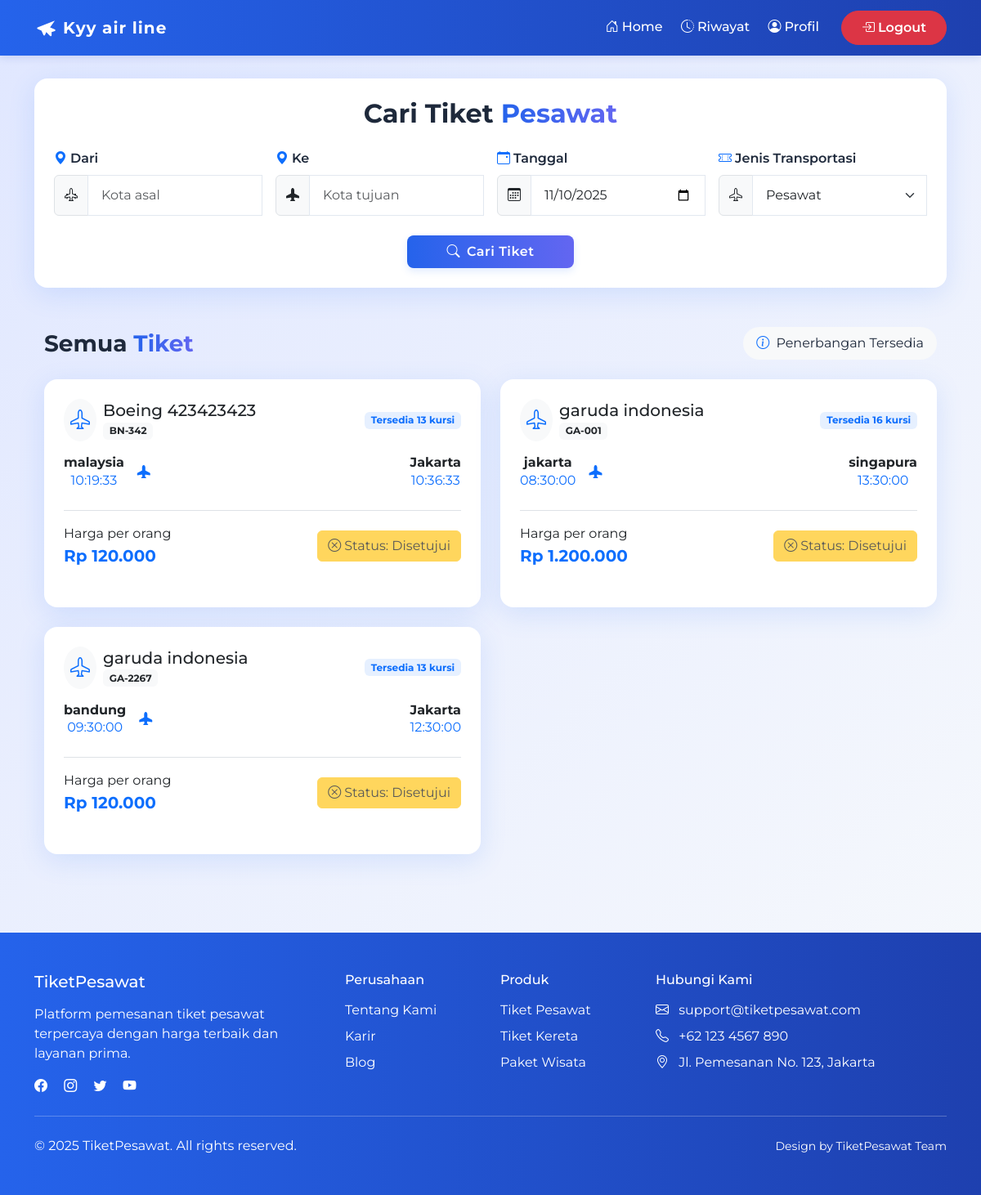
The page /pencarian.php (signed in) on the database its author committed.
### tables this page shows
CREATE TABLE `pesawat` (
  `id` int NOT NULL,
  `nama` varchar(50) NOT NULL,
  `no_penerbangan` varchar(50) NOT NULL,
  `asal` varchar(50) NOT NULL,
  `tujuan` varchar(50) NOT NULL,
  `waktu_berangkat` time DEFAULT NULL,
  `harga` decimal(12,2) NOT NULL,
  `created_at` timestamp NOT NULL DEFAULT CURRENT_TIMESTAMP,
  `updated_at` timestamp NOT NULL DEFAULT CURRENT_TIMESTAMP,
  `waktu_tiba` time DEFAULT NULL,
  `kursi_tersedia` int NOT NULL
);

CREATE TABLE `bookings` (
  `id` int NOT NULL,
  `id_pesawat` int NOT NULL,
  `id_user` int NOT NULL,
  `kode` varchar(50) NOT NULL,
  `status` enum('disetujui','menunggu') NOT NULL,
  `kelas` enum('ekonomi','bisnis','first class') NOT NULL,
  `jumlah` int NOT NULL DEFAULT '1',
  `total_harga` int NOT NULL DEFAULT '0',
  `created_at` timestamp NOT NULL DEFAULT CURRENT_TIMESTAMP
);

### pencarian.php (the view, shortened to what this page needs)
<?php
include "./koneksi.php";
$is_logged_in = isset($_SESSION['user_id']);
$user_id = $is_logged_in ? $_SESSION['user_id'] : null;
$user_bookings = [];
if ($is_logged_in) {
	$stmt_bookings = $mysql->prepare("SELECT id_pesawat, status FROM bookings WHERE id_user = ?");
	if ($stmt_bookings === false) {
		error_log("Prepare failed (bookings): " . $mysql->error);
	} else {
		$stmt_bookings->bind_param("i", $user_id);
		$stmt_bookings->execute();
		$bookings_result = $stmt_bookings->get_result();
		while ($row = $bookings_result->fetch_assoc()) {
			$user_bookings[$row['id_pesawat']] = $row;
		}
	}
}
$query = "SELECT * FROM pesawat";
$result_semua_tiket = $mysql->query($query)->fetch_all(MYSQLI_ASSOC);
$result_pencarian = null;
?>
<!DOCTYPE html>
<html lang="id">
<head>
	<link href="https://cdn.jsdelivr.net/npm/bootstrap@5.3.3/dist/css/bootstrap.min.css" rel="stylesheet">
	<link rel="stylesheet" href="https://cdn.jsdelivr.net/npm/bootstrap-icons@1.11.1/font/bootstrap-icons.css">
	<link rel="stylesheet" href="./assets/css/style.css">
	<link rel="stylesheet" href="https://cdnjs.cloudflare.com/ajax/libs/animate.css/4.1.1/animate.min.css" />
</head>
<body>
	<?php
	include "navbar.php";
	?>
	<section class="container py-5 mt-5">
		<div class="search-form p-4 mb-5 animate__animated animate__fadeIn">
			<h2 class="mb-4 text-center fw-bold">Cari Tiket <span class="text-primary-gradient">Pesawat</span></h2>
			<form method="GET" class="needs-validation" novalidate>
				<div class="row g-3">
					<div class="col-md-3">
						<label for="dari" class="form-label"><i class="bi bi-geo-alt-fill me-1 text-primary"></i>Dari</label>
						<div class="input-group">
							<span class="input-group-text bg-light"><i class="bi bi-airplane-engines"></i></span>
							<input type="text" class="form-control" id="dari" name="dari" placeholder="Kota asal" value="<?php echo isset($_GET['dari']) ? htmlspecialchars($_GET['dari']) : ''; ?>" required>
						</div>
					</div>
					<div class="col-md-3">
						<label for="ke" class="form-label"><i class="bi bi-geo-alt-fill me-1 text-primary"></i>Ke</label>
						<div class="input-group">
							<span class="input-group-text bg-light"><i class="bi bi-airplane-fill"></i></span>
							<input type="text" class="form-control" id="ke" name="ke" placeholder="Kota tujuan" value="<?php echo isset($_GET['ke']) ? htmlspecialchars($_GET['ke']) : ''; ?>" required>
						</div>
					</div>
					<div class="col-md-3">
						<label for="tanggal" class="form-label"><i class="bi bi-calendar-event me-1 text-primary"></i>Tanggal</label>
						<div class="input-group">
							<span class="input-group-text bg-light"><i class="bi bi-calendar3"></i></span>
							<input type="date" class="form-control" id="tanggal" name="tanggal" value="<?php echo isset($_GET['tanggal']) ? htmlspecialchars($_GET['tanggal']) : date('Y-m-d'); ?>" required>
						</div>
					</div>
					<div class="col-md-3">
						<label for="jenis" class="form-label"><i class="bi bi-ticket-perforated me-1 text-primary"></i>Jenis Transportasi</label>
						<div class="input-group">
							<span class="input-group-text bg-light"><i class="bi bi-airplane"></i></span>
							<select class="form-select" id="jenis" name="jenis" required>
								<option value="pesawat" <?php echo (isset($_GET['jenis']) && $_GET['jenis'] == 'pesawat') ? 'selected' : ''; ?>>Pesawat</option>
							</select>
						</div>
					</div>
					<div class="col-12 text-center mt-4">
						<button type="submit" class="btn btn-primary px-5 py-2 animate__animated animate__pulse animate__infinite animate__slower">
							<i class="bi bi-search me-2"></i>Cari Tiket
						</button>
					</div>
				</div>
			</form>
		</div>
		<section class="container" style="<?php if (isset($result_pencarian) && isset($_GET["dari"])) echo "margin-top: 10rem;" ?>">
			<div class="search-results">
				<div class="d-flex justify-content-between align-items-center mb-4">
					<h3 class="fw-bold mb-0">Semua <span class="text-primary-gradient">Tiket</span></h3>
					<div class="search-summary bg-light rounded-pill px-3 py-2">
						<i class="bi bi-info-circle me-1 text-primary"></i>
						<span>Penerbangan Tersedia</span>
					</div>
				</div>
				<div class="row g-4" data-animate="animate-fade-in">
					<?php
					foreach ($result_semua_tiket as $pesawat) {
						$rupiah = "Rp " . number_format($pesawat["harga"], 0, ",", ".");
						$is_booked = $is_logged_in && isset($user_bookings[$pesawat["id"]]);
						$booking_status = $is_booked ? htmlspecialchars($user_bookings[$pesawat["id"]]['status']) : '';
					?>
						<div class="col-md-6" data-animate="animate-fade-in">
							<div class="result-card card h-100">
								<div class="card-body p-4">
									<div class="d-flex justify-content-between align-items-center mb-3">
										<div class="d-flex align-items-center">
											<div class="airline-logo me-2 rounded-circle bg-light p-2">
												<i class="bi bi-airplane text-primary" style="font-size: 1.5rem;"></i>
											</div>
											<div>
												<h5 class="card-title mb-0"><?= htmlspecialchars($pesawat["nama"]) ?></h5>
												<span class="badge bg-light text-dark"><?= htmlspecialchars($pesawat["no_penerbangan"]) ?></span>
											</div>
										</div>
										<span class="badge bg-primary bg-opacity-10 text-primary"><?= "Tersedia " . $pesawat["kursi_tersedia"] . " kursi" ?? 'Tidak ada kursi tersedia' ?></span>
									</div>
									<div class="flight-route d-flex justify-content-between align-items-center mb-4 position-relative">
										<div class="text-center">
											<h6 class="fw-bold mb-0"><?= htmlspecialchars($pesawat["asal"]) ?></h6>
											<p class="mb-0 text-primary"><?= htmlspecialchars($pesawat["waktu_berangkat"]) ?></p>
										</div>
										<div class="flight-line position-relative flex-grow-1 mx-3">
											<div class="flight-icon">
												<i class="bi bi-airplane-fill text-primary"></i>
											</div>
										</div>
										<div class="text-center">
											<h6 class="fw-bold mb-0"><?= htmlspecialchars($pesawat["tujuan"]) ?></h6>
											<p class="mb-0 text-primary"><?= htmlspecialchars($pesawat["waktu_tiba"]) ?></p>
										</div>
									</div>
									<div class="d-flex justify-content-between align-items-center mt-3 pt-3 border-top">
										<div>
											<p class="mb-0">Harga per orang</p>
											<p class="card-text fw-bold text-primary mb-0 fs-5"><?= $rupiah ?></p>
										</div>
										<?php if (!$is_logged_in): ?>
											<a href="./login.php" class="btn btn-primary">
												<i class="bi bi-box-arrow-in-right me-1"></i>Pilih Tiket (Login)
											</a>
										<?php elseif ($is_booked): ?>
											<button class="btn btn-warning" disabled>
												<i class="bi bi-x-circle me-1"></i>Status: <?= ucfirst($booking_status) ?>
											</button>
										<?php else: ?>
											<a href="./konfirmasi.php?pesawat=<?= htmlspecialchars($pesawat["id"]) ?>" class="btn btn-primary">
												<i class="bi bi-check-circle me-1"></i>Pilih Tiket
											</a>
										<?php endif; ?>
									</div>
								</div>
							</div>
						</div>
					<?php
					}
					?>
				</div>
			</div>
		</section>
	</section>
	<footer class="footer text-white text-center py-5 mt-5">
		<div class="container">
			<div class="row">
				<div class="col-md-4 mb-4 mb-md-0 text-md-start">
					<h5 class="mb-3">TiketPesawat</h5>
					<p class="mb-0">Platform pemesanan tiket pesawat terpercaya dengan harga terbaik dan layanan prima.</p>
					<div class="mt-3">
						<a href="#" class="text-white me-3"><i class="bi bi-facebook"></i></a>
						<a href="#" class="text-white me-3"><i class="bi bi-instagram"></i></a>
						<a href="#" class="text-white me-3"><i class="bi bi-twitter"></i></a>
						<a href="#" class="text-white"><i class="bi bi-youtube"></i></a>
					</div>
				</div>
				<div class="col-md-2 mb-4 mb-md-0 text-md-start">
					<h6 class="mb-3">Perusahaan</h6>
					<ul class="list-unstyled">
						<li class="mb-2"><a href="#" class="text-white">Tentang Kami</a></li>
						<li class="mb-2"><a href="#" class="text-white">Karir</a></li>
						<li class="mb-2"><a href="#" class="text-white">Blog</a></li>
					</ul>
				</div>
				<div class="col-md-2 mb-4 mb-md-0 text-md-start">
					<h6 class="mb-3">Produk</h6>
					<ul class="list-unstyled">
						<li class="mb-2"><a href="#" class="text-white">Tiket Pesawat</a></li>
						<li class="mb-2"><a href="#" class="text-white">Tiket Kereta</a></li>
						<li class="mb-2"><a href="#" class="text-white">Paket Wisata</a></li>
					</ul>
				</div>
				<div class="col-md-4 text-md-start">
					<h6 class="mb-3">Hubungi Kami</h6>
					<ul class="list-unstyled">
						<li class="mb-2"><i class="bi bi-envelope me-2"></i> support@tiketpesawat.com</li>
						<li class="mb-2"><i class="bi bi-telephone me-2"></i> +62 123 4567 890</li>
						<li class="mb-2"><i class="bi bi-geo-alt me-2"></i> Jl. Pemesanan No. 123, Jakarta</li>
					</ul>
				</div>
			</div>
			<hr class="my-4 bg-white">
			<div class="row">
				<div class="col-md-6 text-md-start">
					<p class="mb-0">&copy; 2025 TiketPesawat. All rights reserved.</p>
				</div>
				<div class="col-md-6 text-md-end">
					<small>Design by TiketPesawat Team</small>
				</div>
			</div>
		</div>
	</footer>
</body>
</html>

### assets/css/style.css (style rules this page uses)
:root { --primary-color: #2563eb; --primary-dark: #1e40af; --primary-light: #60a5fa; --accent-color: #ffd700; --text-dark: #1e293b; --text-light: #f8fafc; --bg-gradient: linear-gradient(135deg, #e0e7ff 0%, #f8fafc 100%); --card-shadow: 0 8px 32px rgba(59, 130, 246, 0.15); --transition-normal: all 0.3s ease; --transition-slow: all 0.5s ease; }
* { padding: 0; margin: 0; box-sizing: border-box; }
body { display: block; width: 100vw; height: 100%; font-family: 'Montserrat', Arial, sans-serif; background: var(--bg-gradient); color: var(--text-dark); overflow-x: hidden; }
html { scroll-behavior: smooth; }
.search-form { border-radius: 1rem; background: #fff; box-shadow: var(--card-shadow); padding: 1.5rem; margin-bottom: 2rem; transition: var(--transition-normal); }
.search-form .form-control, .search-form .form-select { border-radius: 0.5rem; padding: 0.75rem 1rem; border: 1px solid #e2e8f0; transition: var(--transition-normal); }
.search-form .form-label { font-weight: 600; color: var(--text-dark); margin-bottom: 0.5rem; }
.btn-primary { background: linear-gradient(90deg, var(--primary-color) 0%, #6366f1 100%); border: none; font-weight: 600; letter-spacing: 0.5px; box-shadow: 0 4px 10px rgba(59, 130, 246, 0.15); padding: 0.75rem 1.5rem; border-radius: 0.5rem; transition: var(--transition-normal); }
.result-card { border-radius: 1rem; overflow: hidden; box-shadow: var(--card-shadow); transition: var(--transition-normal); border: none; margin-bottom: 1.5rem; }
.footer { background: linear-gradient(90deg, var(--primary-color) 0%, var(--primary-dark) 100%); color: white; padding: 2rem 0; margin-top: 3rem; }
.footer a { color: white; text-decoration: none; transition: var(--transition-normal); }
.text-primary-gradient { background: linear-gradient(90deg, var(--primary-color) 0%, #6366f1 100%); -webkit-background-clip: text; -webkit-text-fill-color: transparent; }

### rows shown on the page
pesawat: nama "Boeing 423423423", no_penerbangan "BN-342", kursi_tersedia "Tersedia 13 kursi", asal "malaysia", waktu_berangkat "10:19:33", tujuan "Jakarta", waktu_tiba "10:36:33", harga "Rp 120.000", id.status "Disetujui"
pesawat: nama "garuda indonesia", no_penerbangan "GA-001", kursi_tersedia "Tersedia 16 kursi", asal "jakarta", waktu_berangkat "08:30:00", tujuan "singapura", waktu_tiba "13:30:00", harga "Rp 1.200.000", id.status "Disetujui"
pesawat: nama "garuda indonesia", no_penerbangan "GA-2267", kursi_tersedia "Tersedia 13 kursi", asal "bandung", waktu_berangkat "09:30:00", tujuan "Jakarta", waktu_tiba "12:30:00", harga "Rp 120.000", id.status "Disetujui"
